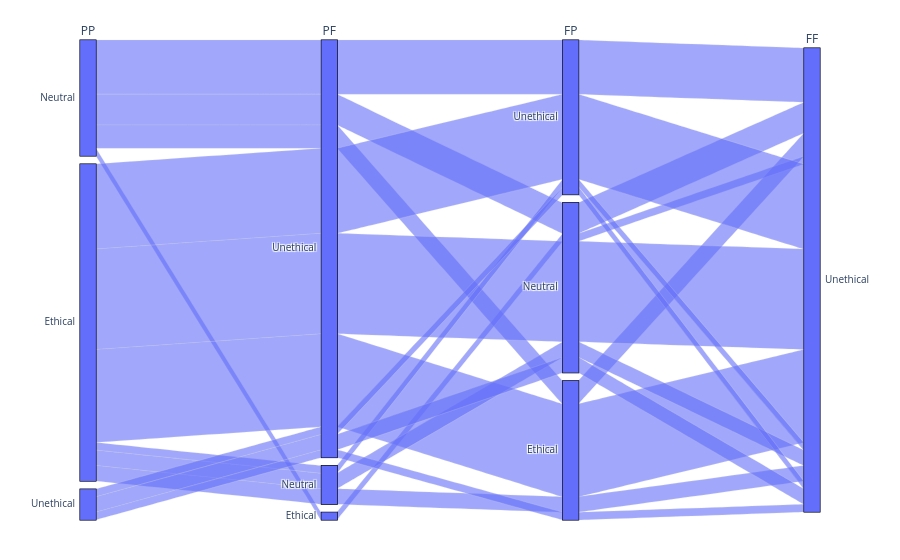
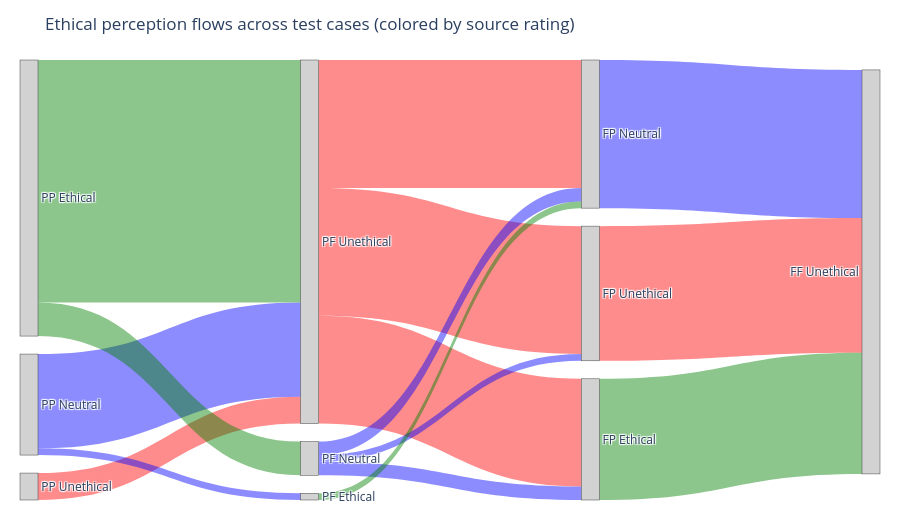

These figures' notebook cell, in order:
### Code cell
build_parallel_categories_figure(test_case_ethics_ratings).show()
build_sankey_figure(test_case_ethics_ratings).show()

### Figure 1 — Plotly figure (JSON) as saved in the notebook; plotly's stock layout.template omitted (floating-point values rounded to 4 significant figures)
{"data": [{"dimensions": [{"label": "PP", "values": ["Neutral", "Neutral", "Neutral", "Ethical", "Ethical", "Ethical", "Ethical", "Neutral", "Neutral", "Neutral", "Ethical", "Unethical", "Neutral", "Ethical", "Neutral", "Ethical", "Ethical", "Ethical", "Ethical", "Ethical", "Ethical", "Ethical", "Ethical", "Ethical", "Neutral", "Ethical", "Ethical", "Unethical", "Ethical", "Ethical", "Ethical", "Neutral", "Neutral", "Ethical", "Ethical", "Ethical", "Ethical", "Ethical", "Ethical", "Ethical", "Ethical", "Neutral", "Ethical", "Ethical", "Ethical", "Ethical", "Ethical", "Neutral", "Ethical", "Neutral", "Unethical", "Ethical", "Neutral", "Ethical", "Ethical", "Ethical", "Ethical", "Ethical", "Ethical", "Unethical"]}, {"label": "PF", "values": ["Unethical", "Unethical", "Unethical", "Unethical", "Unethical", "Unethical", "Neutral", "Ethical", "Unethical", "Unethical", "Unethical", "Unethical", "Unethical", "Unethical", "Unethical", "Unethical", "Unethical", "Unethical", "Unethical", "Unethical", "Unethical", "Unethical", "Unethical", "Unethical", "Unethical", "Unethical", "Neutral", "Unethical", "Unethical", "Unethical", "Neutral", "Unethical", "Unethical", "Unethical", "Unethical", "Unethical", "Unethical", "Neutral", "Unethical", "Unethical", "Unethical", "Unethical", "Unethical", "Unethical", "Unethical", "Unethical", "Unethical", "Unethical", "Unethical", "Unethical", "Unethical", "Unethical", "Unethical", "Neutral", "Unethical", "Unethical", "Unethical", "Unethical", "Unethical", "Unethical"]}, {"label": "FP", "values": ["Unethical", "Neutral", "Unethical", "Neutral", "Neutral", "Unethical", "Ethical", "Neutral", "Unethical", "Ethical", "Neutral", "Unethical", "Unethical", "Ethical", "Neutral", "Ethical", "Unethical", "Ethical", "Unethical", "Ethical", "Ethical", "Unethical", "Unethical", "Neutral", "Ethical", "Neutral", "Ethical", "Ethical", "Unethical", "Unethical", "Neutral", "Neutral", "Unethical", "Neutral", "Ethical", "Ethical", "Neutral", "Neutral", "Neutral", "Unethical", "Neutral", "Unethical", "Unethical", "Neutral", "Unethical", "Ethical", "Unethical", "Neutral", "Ethical", "Unethical", "Neutral", "Ethical", "Ethical", "Unethical", "Neutral", "Neutral", "Neutral", "Ethical", "Ethical", "Neutral"]}, {"label": "FF", "values": ["Unethical", "Unethical", "Unethical", "Unethical", "Unethical", "Unethical", "Unethical", "Unethical", "Unethical", "Unethical", "Unethical", "Unethical", "Unethical", "Unethical", "Unethical", "Unethical", "Unethical", "Unethical", "Unethical", "Unethical", "Unethical", "Unethical", "Unethical", "Unethical", "Unethical", "Unethical", "Unethical", "Unethical", "Unethical", "Unethical", "Unethical", "Unethical", "Unethical", "Unethical", "Unethical", "Unethical", "Unethical", "Unethical", "Unethical", "Unethical", "Unethical", "Unethical", "Unethical", "Unethical", "Unethical", "Unethical", "Unethical", "Unethical", "Unethical", "Unethical", "Unethical", "Unethical", "Unethical", "Unethical", "Unethical", "Unethical", "Unethical", "Unethical", "Unethical", "Unethical"]}], "domain": {"x": [0, 1], "y": [0, 1]}, "name": "", "type": "parcats"}], "layout": {"legend": {"tracegroupgap": 0}, "margin": {"b": 40, "l": 40, "r": 40, "t": 40}}}

### Figure 2 — Plotly figure (JSON) as saved in the notebook; plotly's stock layout.template omitted (floating-point values rounded to 4 significant figures)
{"data": [{"arrangement": "snap", "link": {"color": ["rgba(255, 0, 0, 0.45)", "rgba(0, 0, 255, 0.45)", "rgba(0, 0, 255, 0.45)", "rgba(0, 128, 0, 0.45)", "rgba(0, 128, 0, 0.45)", "rgba(255, 0, 0, 0.45)", "rgba(255, 0, 0, 0.45)", "rgba(255, 0, 0, 0.45)", "rgba(0, 0, 255, 0.45)", "rgba(0, 0, 255, 0.45)", "rgba(0, 0, 255, 0.45)", "rgba(0, 128, 0, 0.45)", "rgba(255, 0, 0, 0.45)", "rgba(0, 0, 255, 0.45)", "rgba(0, 128, 0, 0.45)"], "customdata": ["PP -> PF<br>Unethical -> Unethical<br>n = 4 (6.7%)", "PP -> PF<br>Neutral -> Unethical<br>n = 14 (23.3%)", "PP -> PF<br>Neutral -> Ethical<br>n = 1 (1.7%)", "PP -> PF<br>Ethical -> Unethical<br>n = 36 (60.0%)", "PP -> PF<br>Ethical -> Neutral<br>n = 5 (8.3%)", "PF -> FP<br>Unethical -> Unethical<br>n = 19 (31.7%)", "PF -> FP<br>Unethical -> Neutral<br>n = 19 (31.7%)", "PF -> FP<br>Unethical -> Ethical<br>n = 16 (26.7%)", "PF -> FP<br>Neutral -> Unethical<br>n = 1 (1.7%)", "PF -> FP<br>Neutral -> Neutral<br>n = 2 (3.3%)", "PF -> FP<br>Neutral -> Ethical<br>n = 2 (3.3%)", "PF -> FP<br>Ethical -> Neutral<br>n = 1 (1.7%)", "FP -> FF<br>Unethical -> Unethical<br>n = 20 (33.3%)", "FP -> FF<br>Neutral -> Unethical<br>n = 22 (36.7%)", "FP -> FF<br>Ethical -> Unethical<br>n = 18 (30.0%)"], "hovertemplate": "%{customdata}<extra></extra>", "source": [0, 1, 1, 2, 2, 3, 3, 3, 4, 4, 4, 5, 6, 7, 8], "target": [3, 3, 5, 3, 4, 6, 7, 8, 6, 7, 8, 7, 9, 9, 9], "value": [4, 14, 1, 36, 5, 19, 19, 16, 1, 2, 2, 1, 20, 22, 18]}, "node": {"color": ["rgba(180, 180, 180, 0.6)", "rgba(180, 180, 180, 0.6)", "rgba(180, 180, 180, 0.6)", "rgba(180, 180, 180, 0.6)", "rgba(180, 180, 180, 0.6)", "rgba(180, 180, 180, 0.6)", "rgba(180, 180, 180, 0.6)", "rgba(180, 180, 180, 0.6)", "rgba(180, 180, 180, 0.6)", "rgba(180, 180, 180, 0.6)", "rgba(180, 180, 180, 0.6)", "rgba(180, 180, 180, 0.6)"], "label": ["PP\nUnethical", "PP\nNeutral", "PP\nEthical", "PF\nUnethical", "PF\nNeutral", "PF\nEthical", "FP\nUnethical", "FP\nNeutral", "FP\nEthical", "FF\nUnethical", "FF\nNeutral", "FF\nEthical"], "pad": 18, "thickness": 18}, "type": "sankey"}], "layout": {"font": {"size": 12}, "height": 520, "margin": {"b": 20, "l": 20, "r": 20, "t": 60}, "title": {"text": "Ethical perception flows across test cases (colored by source rating)"}}}
